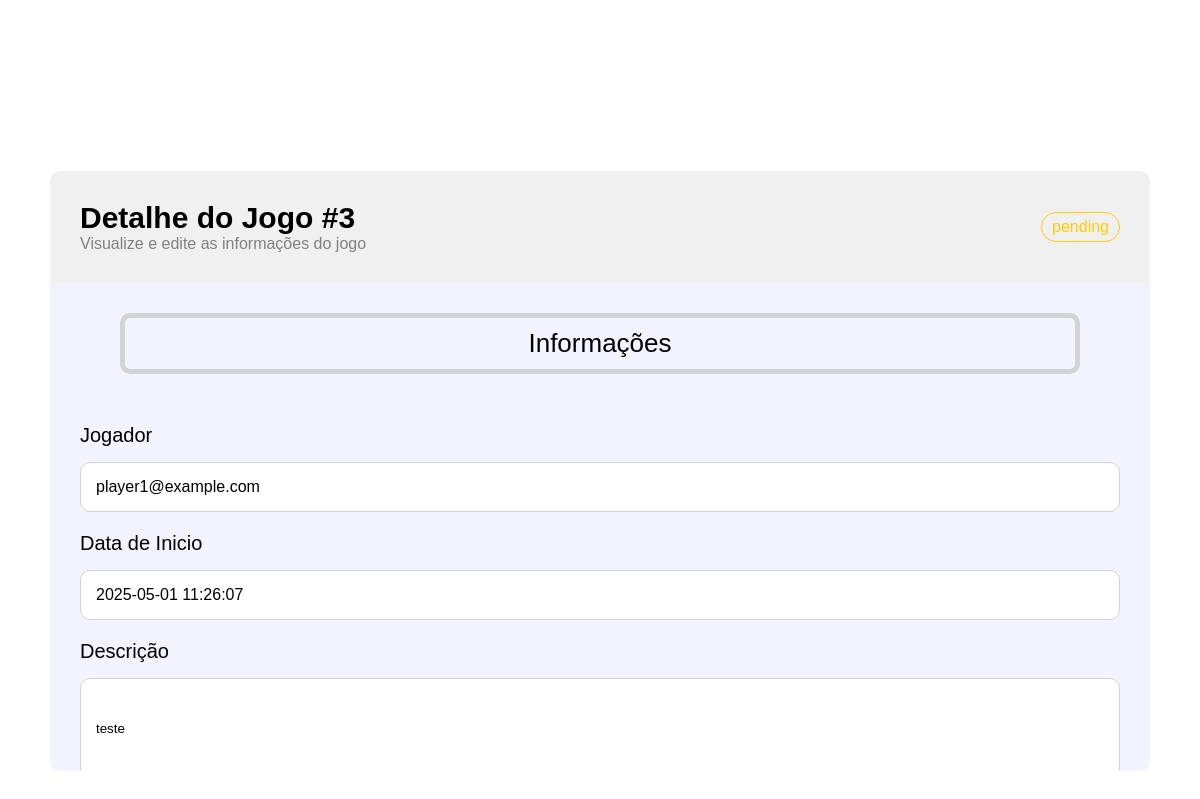
/Pisid_site/editar.php?id=3, run on the app's committed database.
### tables this page shows
CREATE TABLE `jogo` (
  `IDJogo` int(11) NOT NULL,
  `Descricao` text NOT NULL,
  `jogador` varchar(50) NOT NULL,
  `DataHorainicio` timestamp NOT NULL DEFAULT current_timestamp() ON UPDATE current_timestamp(),
  `Estado` enum('pending','running','finished') NOT NULL DEFAULT 'pending',
  `Score` double NOT NULL DEFAULT -1,
  `spamTol` int(11) NOT NULL
);

### Pisid_site/editar.php (the view, shortened to what this page needs)
<?php
include 'db.php';
$idJogo = intval($_GET['id']);
$sql = "SELECT * FROM jogo WHERE IDJogo = ?";
$stmt = $connPisid->prepare($sql);
$stmt->bind_param("i", $idJogo);
$stmt->execute();
$result = $stmt->get_result();
$jogo = $result->fetch_assoc();
?>
<!DOCTYPE html>
<html lang="en">
  <head>
    <link
      href="https://unpkg.com/boxicons@2.1.4/css/boxicons.min.css"
      rel="stylesheet"
    />
    <link rel="stylesheet" href="style.css" />
  </head>
  <body id="dashboard" style="overflow: hidden;">
    <div class="dashboard-container" style="height:100vh">
            <div class="dashboard-header">
                <div class="dashboard-username"><h1>Utilizador:<?php echo $_SESSION['db_nome']; ?></h1></div>
            <div class="dashboard-search">
                <input placeholder="Pesquisar jogo"/>
            </div>
            <div class="dashboard-logout">
                <button><i class='bx bxs-door-open'></i></button>
            </div>
        </div>
        <div class="form-container">
            <form  class="form" action="editarJogoHandler.php" method="post">
                    <div  class="form-title">
                        <div>
                            <div class="form-gameid">Detalhe do Jogo #<?php echo htmlspecialchars($jogo['IDJogo']); ?></div>
                            <div class="form-viewinfo">Visualize e edite as informações do jogo</div>
                        </div>
                        <div class="form-estado">
                            <div class="estado-<?php echo htmlspecialchars($jogo['Estado']); ?>"><?php echo htmlspecialchars($jogo['Estado']); ?></div>
                        </div>
                    </div>
                    <div class="form-info">
                        <div class="form-infos">Informações</div>
                        <div>
                            <div class="form-label">Jogador</div>
                            <div class="form-values"><?php echo htmlspecialchars($jogo['jogador']); ?></div>
                        </div>
                        <div>
                            <div class="form-label">Data de Inicio</div>
                            <div class="form-values"><?php echo htmlspecialchars($jogo['DataHorainicio']); ?></div>
                        </div>
                        <div>
                            <div class="form-label"> Descrição</div>
                            <input type="textarea" class="form-description" name="descricao" value=<?php echo htmlspecialchars($jogo['Descricao']); ?> />
                        </div>
                    </div>
            </form>
            </div>
    </div>
  </body>
</html>

### Pisid_site/style.css (style rules this page uses)
* { margin: 0; padding: 0; box-sizing: border-box; font-family: "Poppins", sans-serif; }
#dashboard { min-height: 100vh; background-image: url("./Public/1049857.jpg"); background-repeat: no-repeat; background-size: cover; backdrop-filter: blur(10px); }
.dashboard-header { display: flex; justify-content: space-between; padding: 20px 30px; align-items: center; backdrop-filter: blur(20px); }
.dashboard-username { font-size: 14px; width: 33%; color: white; }
.dashboard-search { display: flex; justify-content: center; width: 33%; }
.dashboard-search input { width: 100%; height: 35px; border: 1px solid white; color: white; border-radius: 20px; padding: 0 20px; background-color: transparent; }
.dashboard-search input::placeholder { color: white; }
.dashboard-logout { display: flex; justify-content: flex-end; width: 33%; }
.dashboard-logout button { border: none; padding: 10px; background-color: transparent; }
.dashboard-logout button i { cursor: pointer; color: white; font-size: 30px; background-color: transparent; }
.estado-pending { border: 1px solid #ffcc00; color: #ffcc00; padding: 5px 10px; border-radius: 20px; width: fit-content; }
.form-container { margin-top: 10vh; height: 75vh; }
.form { border-radius: 10px; margin-left: 50px; margin-right: 50px; height: 100%; overflow: hidden; }
.form-title { background-color: rgb(240, 240, 240); padding: 30px 30px; display: flex; justify-content: space-between; }
.form-gameid { font-size: 30px; font-weight: 600; }
.form-viewinfo { color: gray; }
.form-estado { display: flex; align-items: center; }
.form-info { background-color: rgb(243, 243, 255); padding: 30px; }
.form-infos { margin: 0px 40px; text-align: center; font-size: 26px; border: 5px solid lightgray; padding: 10px; border-radius: 10px; margin-bottom: 50px; }
.form-label { font-size: 20px; margin-top: 20px; }
.form-values { border: 1px solid lightgray; background-color: white; padding: 15px; border-radius: 10px; margin-top: 15px; }
.form-description { border: 1px solid lightgray; background-color: white; padding: 15px; border-radius: 10px; margin-top: 15px; width: 100%; height: 100px; }

### data on the page
jogo: IDJogo "3", Estado "pending", jogador "player1@example.com", DataHorainicio "2025-05-01 11:26:07", descricao "teste"
